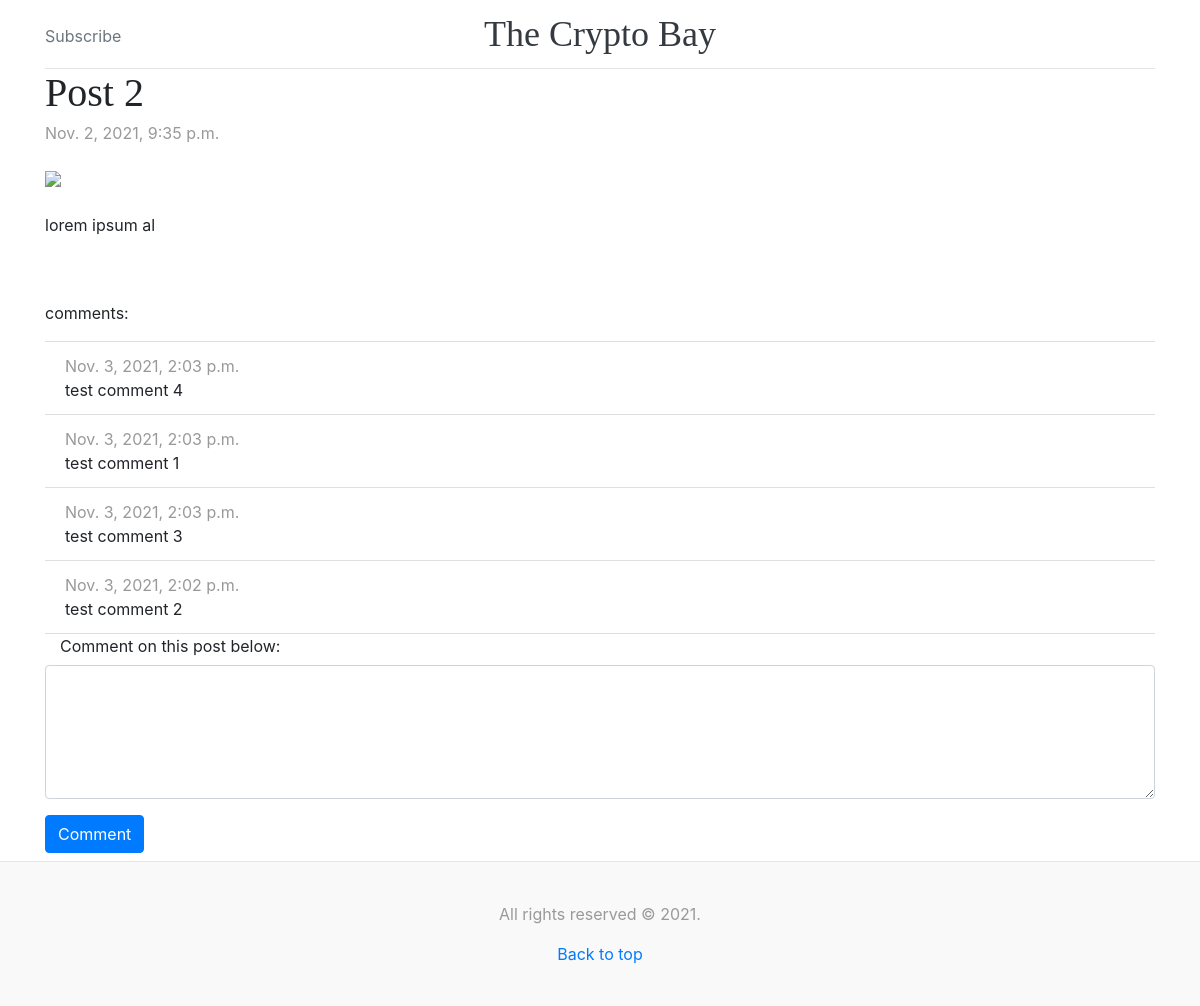
Page /2/ on the committed database.
### blog/models.py (models this page shows, shortened)
class Entry(models.Model):
    entry_title = models.CharField(max_length=200)
    entry_content = models.TextField()
    pub_date = models.DateTimeField('date published')

class Comment(models.Model):
    entry = models.ForeignKey(Entry, on_delete=models.CASCADE)
    comment_text = models.CharField(max_length=300)
    pub_date = models.DateTimeField('date published')

### blog/views.py (the view)
# urls.py: path('<int:pk>/', views.EntryDetailView.as_view(), name='detail'),
class EntryDetailView(generic.DetailView):
    model = Entry

### blog/templates/blog/entry_detail.html (shortened to what this page needs)
{% extends "blog/base.html" %}
{% load static %}
{% block content %}
    <div class="container">
        <div class="blog-post">
            <h2 class="blog-post-title">{{ entry.entry_title }}</h2>
            <p class="blog-post-meta">{{ entry.pub_date }}</p>
            <img class="img-fluid" src="{% static 'blog/media/3.jpg' %}" width="600"><br><br>
            <p>{{ entry.entry_content }}</p>
        </div>
        <p>comments:</p>
        <ul class="list-group list-group-flush">
            {% for comment in entry.comment_set.all|dictsortreversed:"pub_date" %}
                <li class="list-group-item">
                    <span class="blog-post-meta">{{ comment.pub_date }}</span><br>
                    {{ comment.comment_text }}
                </li>
            {% endfor %}
        </ul>
        <div class="form-group">
            <form action="{% url 'blog:comment' entry.id %}" method="post">
                <fieldset class="form-group">
                    <legend class="col-form-label col-sm-12 pt-0">Comment on this post below:</legend>
                    <textarea class="form-control" name="comment" id="{{ entry.id }}" rows="5"></textarea>
                </fieldset>
                <input class="btn btn-primary mb-2" type="submit" value="Comment">
            </form>
        </div>
    </div>
{% endblock %}

### blog/static/blog/blog.css (style rules this page uses)
h1, h2, h3, h4, h5, h6 { font-family: "Playfair Display", Georgia, "Times New Roman", serif; }
.blog-post { margin-bottom: 4rem; }
.blog-post-title { margin-bottom: .25rem; font-size: 2.5rem; }
.blog-post-meta { margin-bottom: 1.25rem; color: #999; }

### blog/static/blog/sticky-footer.css (style rules this page uses)
html { position: relative; min-height: 100%; }
body { margin-bottom: 145px; }

### rows in the picture
Entry: entry_title "Post 2", pub_date "Nov. 2, 2021, 9:35 p.m.", entry_content "lorem ipsum al"
Comment: pub_date "Nov. 3, 2021, 2:03 p.m.", comment_text "test comment 4"
Comment: pub_date "Nov. 3, 2021, 2:03 p.m.", comment_text "test comment 1"
Comment: pub_date "Nov. 3, 2021, 2:03 p.m.", comment_text "test comment 3"
Comment: pub_date "Nov. 3, 2021, 2:02 p.m.", comment_text "test comment 2"
